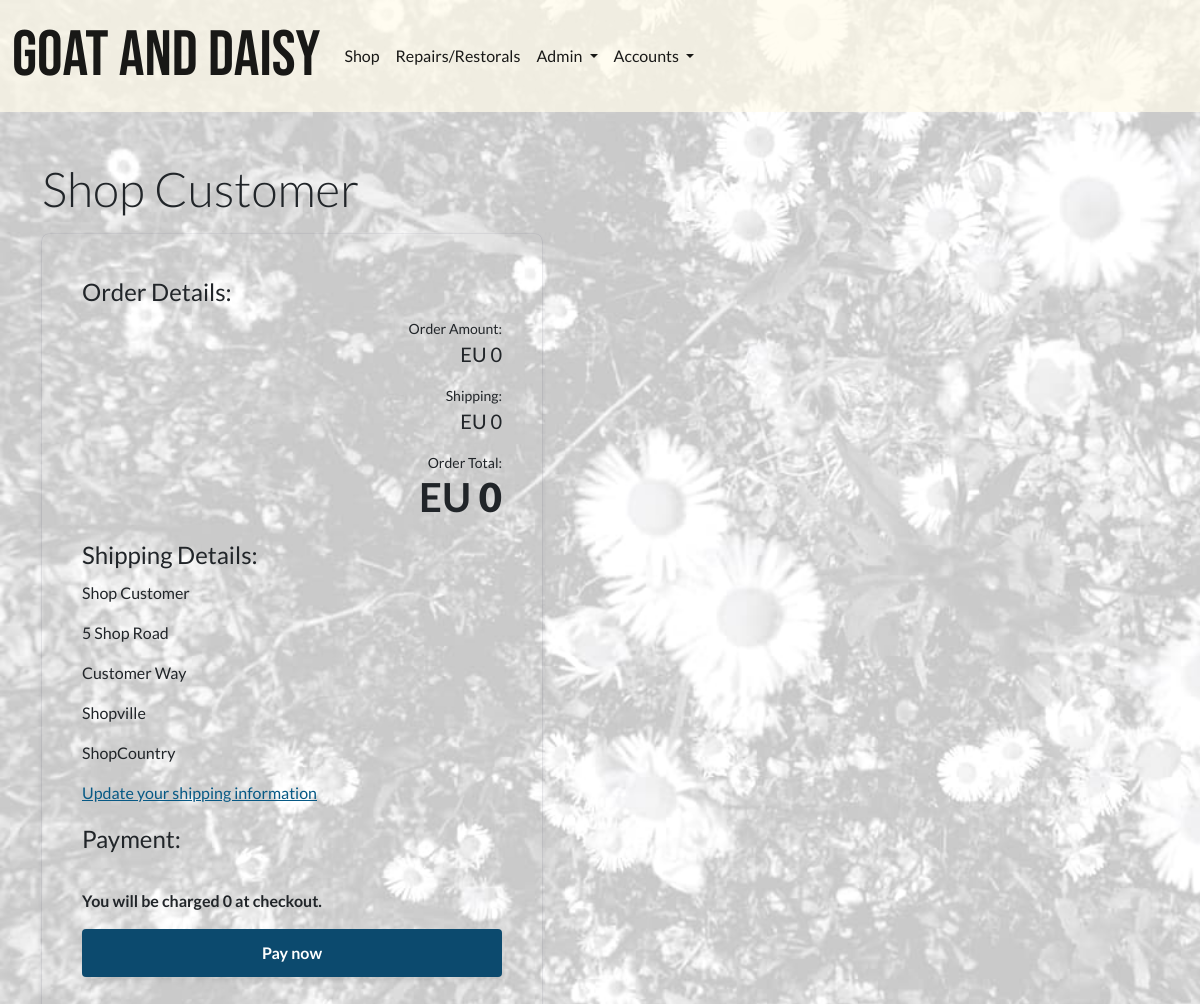
Page /invoices/checkout/ (signed in) on the earlier database version.
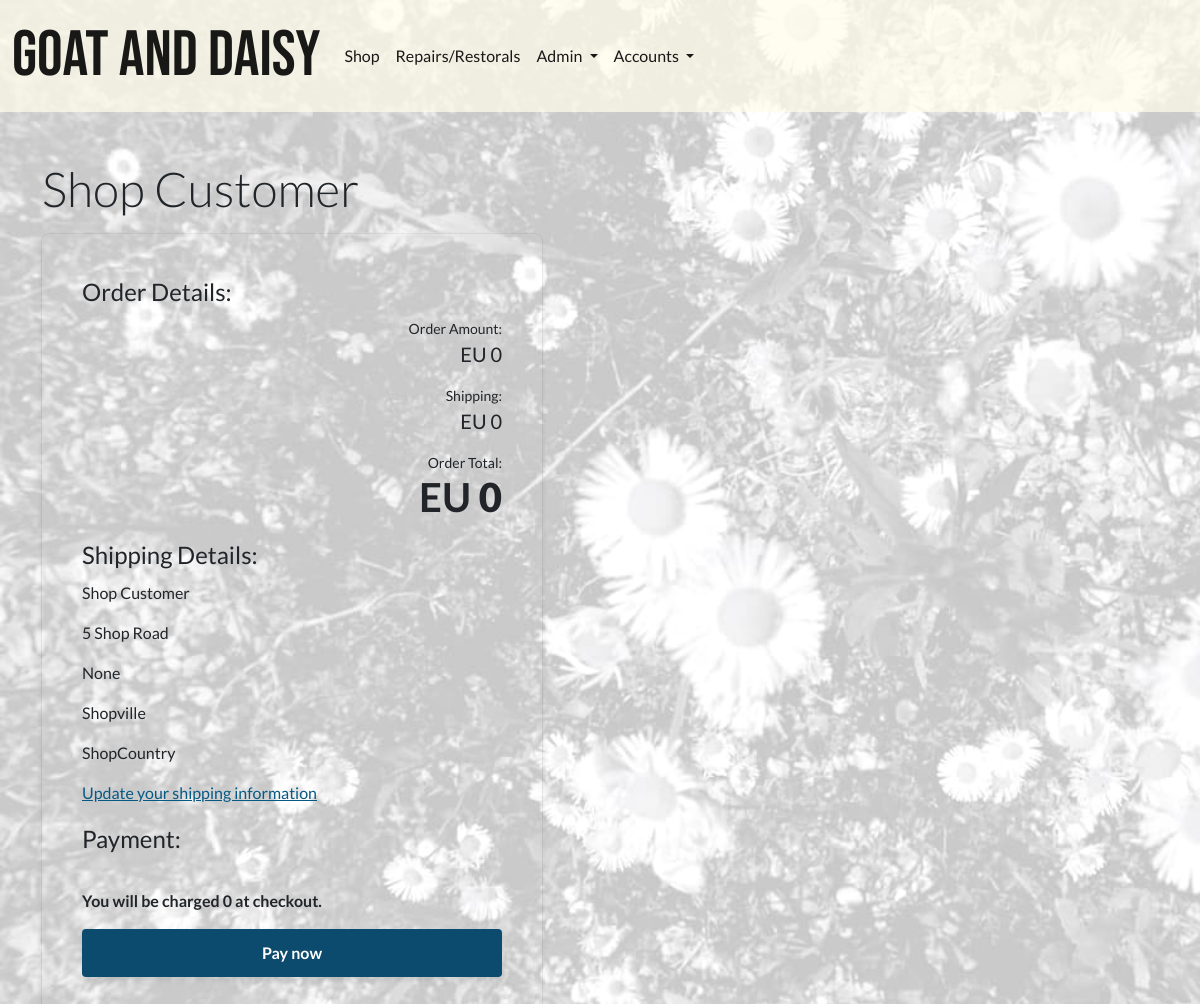
Same page on the later database version.
### profiles/models.py (models this page shows, shortened)
class Customer(models.Model):
    username = models.OneToOneField(
        User, on_delete=models.CASCADE, null=True, editable=False)
    email = models.EmailField(unique=True, default="start@domain.dj")
    full_name = models.CharField(max_length=100)
    address1 = models.CharField(max_length=100)
    address2 = models.CharField(max_length=100, null=True, blank=True)
    postcode = models.CharField(max_length=40)
    town_or_city = models.CharField(max_length=40)
    country = models.CharField(max_length=40)
    notes = models.TextField(null=True, blank=True)
    staff_notes = models.TextField(null=True, blank=True)
    has_active_shop_orders = models.BooleanField(default=False)
    has_active_repairs = models.BooleanField(default=False)

### invoices/views.py (the view)
# urls.py: path('checkout/', views.checkout, name='checkout'),
def checkout(request):
    if request.user.is_authenticated:
        customer_profile = get_object_or_404(Customer, username=request.user)
    else:
        customer_profile = {"full_name": "Your order:"}
    form = ShopCheckoutForm()
    context = {
        'customer_profile': customer_profile,
        'stripe_public_key': settings.STRIPE_PUBLIC_KEY,
        'stripe_base_url': settings.STRIPE_BASE_URL,
    }
    return render(request, 'invoices/checkout.html', context)

### invoices/contexts.py (called while the page is built, shortened)
def shopping_cart(request):
    template_cart = []
    products_count = 0
    order_amount = 0
    shipping = 0
    cart = request.session.get('cart', {})
    for item in enumerate(template_cart):
        products_count += 1
    order_total = order_amount + shipping
    stripe_total = round(order_total * 100)
    context = {
        'template_cart': template_cart,
        'products_count': products_count,
        'order_amount': order_amount,
        'shipping': shipping,
        'order_total': order_total,
        'stripe_total': stripe_total,
    }
    return context

### profiles/templatetags/user_in_group_tag.py (called while the page is built)
@register.filter(name='has_group')
def has_group(user, group_name):
    try:
        group = Group.objects.get(name=group_name)
    except Group.DoesNotExist:
        return False
    return group in user.groups.all()

### invoices/templates/invoices/checkout.html (shortened to what this page needs)
{% extends 'base.html' %}
{% load static %}
{% load crispy_forms_tags %}
{% load crispy_forms_field %}
{% block extra_css %}
<link rel="stylesheet" href="{% static 'css/checkout.css'%}" />
<link rel="stylesheet" href="{% static 'css/daisy_bg_image_trans.css'%}" />
{% endblock %}
{% block content%}
  <p class="display-5">{{ customer_profile.full_name }}</p>
  <form id="payment-form" method="POST" >
    <fieldset>
      <legend>Order Details:</legend>
      <div class="margin-0-center flex-between-end flex-column margin-0-center">
        <small>Order Amount:</small>
        <p class="lead ">EU {{ order_amount }}</p>
        <small>Shipping: </small>
        <p class="lead ">EU {{ shipping }}</p>
        <small>Order Total:</small>
        <p class="display-6">EU<strong> {{ order_total }}</strong></p>
      </div>
    </fieldset>
    <fieldset>
      <legend>Shipping Details:</legend>
      {% if not user.is_authenticated %} {{form|crispy}} {% else %}
      <p>{{ customer_profile.full_name }}</p>
      <p>{{ customer_profile.address1 }}</p>
      <p>{{ customer_profile.address2 }}</p>
      <p>{{ customer_profile.town_or_city }}</p>
      <p>{{ customer_profile.country }}</p>
      <a href="{% url 'public_customer_account_update' customer_profile.id %}">
        <p>Update your shipping information</p>
      </a>
      {% endif %}
    </fieldset>
    <fieldset>
      <legend>Payment:</legend>
      <p><strong>You will be charged {{ order_total }} at checkout.</strong></p>
      <button type="submit" id="submit">
        <span id="button-text">Pay now</span>
      </button>
    </fieldset>
  </form>
{% endblock %}

Differences in the rows shown:
changed Customer "Shop Customer": address2 "Customer Way" → "None"
